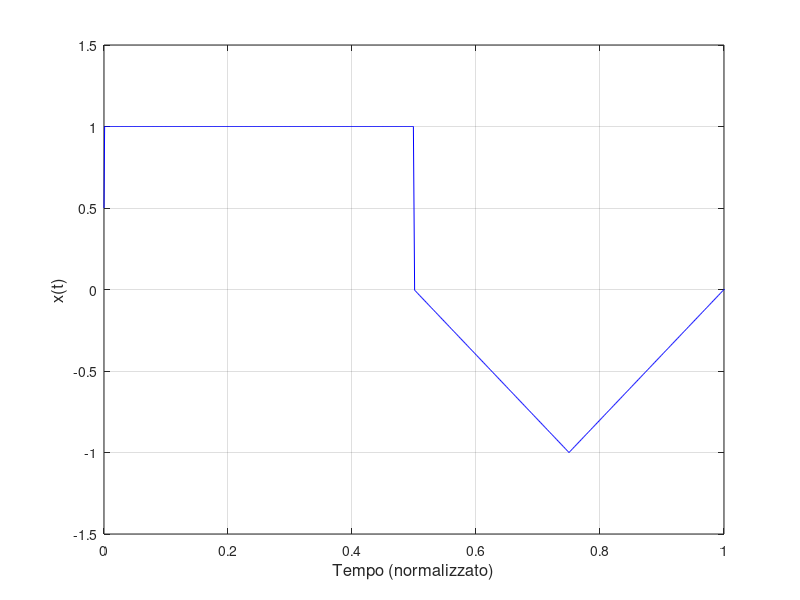
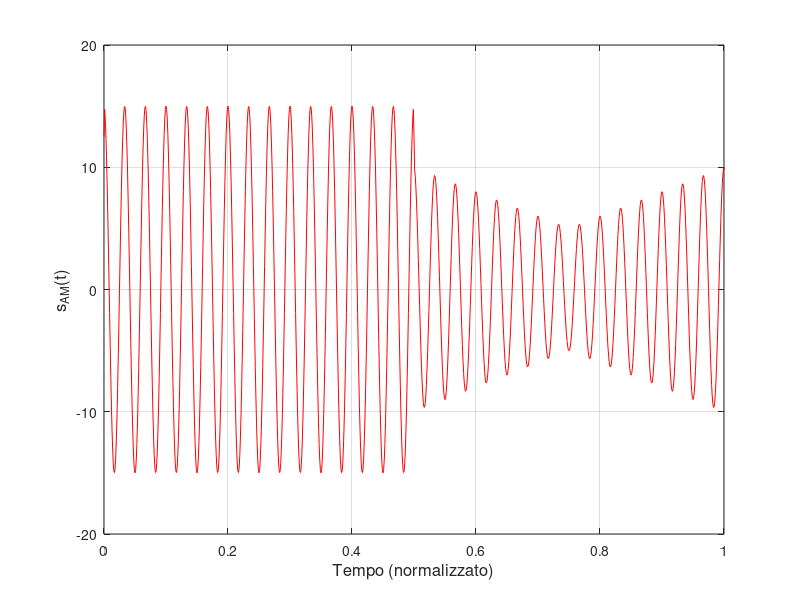
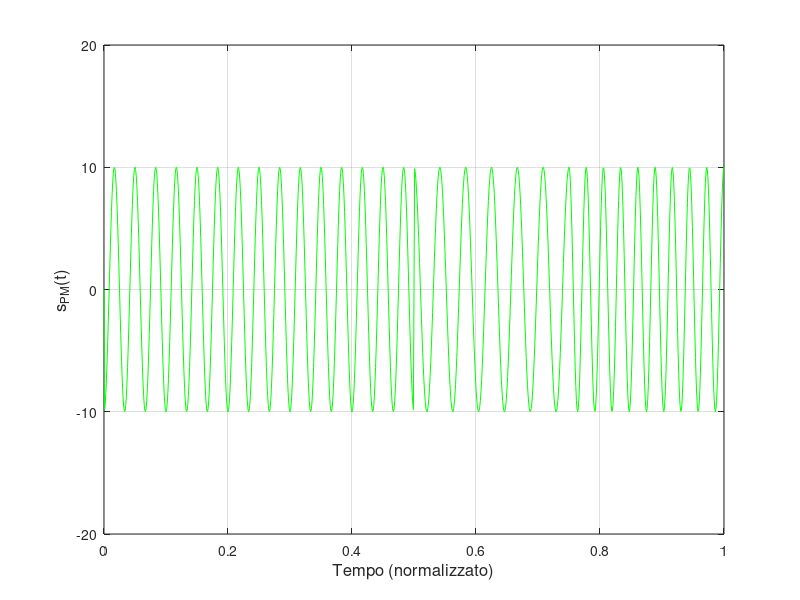
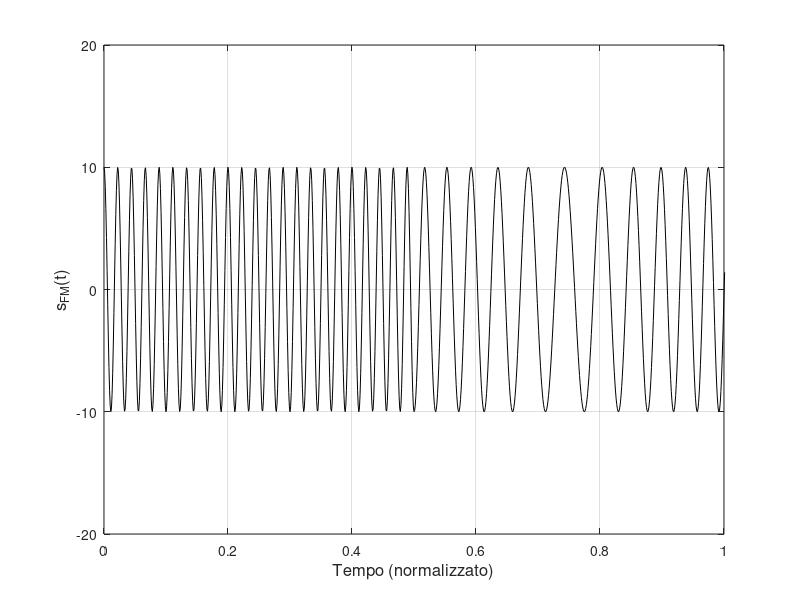

Reproduce these figures in MATLAB, in order.
%% IMPOSTAZIONE PARAMETRI INIZIALI
% Numero di punti con cui viene campionato il segnale per unità di tempo
Npunti = 1000; 
% Durata della finestra temporale per l'analisi della trasformata
Durata = 100;

% Creazione del vettore del tempo con passo di campionamento 1/Npunti
tempo = 0:(1/Npunti):Durata-1/Npunti;

%% DEFINIZIONE DEL SEGNALE MODULANTE
% Definiamo un segnale modulante che è composto da:
% - Un impulso rettangolare di durata 0.5
% - Un impulso triangolare invertito di durata 0.5 a partire da t = 0.5
x = 1*(sign(tempo) - sign(tempo - 0.5)) * 0.5 ...
    - (1 - abs((tempo - 0.75) / 0.25)) .* (sign(tempo - 0.5) - sign(tempo - 1)) * 0.5;

%% PARAMETRI DELLA MODULAZIONE
% Ampiezza della portante
V0 = 10;
% Frequenza normalizzata della portante
f0 = 30;
% Sensibilità alla modulazione per diversi tipi di modulazione
KA = 0.5; % Modulazione di ampiezza (AM)
KP = (2 * pi * 1.5); % Modulazione di fase (PM)
KF = 15; % Modulazione di frequenza (FM)

%% COSTRUZIONE DEI SEGNALI MODULATI
% Modulazione di ampiezza (AM): la portante è moltiplicata per (1 + KA*x)
sAM = V0 * (1 + KA * x) .* cos(2 * pi * f0 * tempo);
% Modulazione di fase (PM): la fase della portante è spostata proporzionalmente a x
tPM = 2 * pi * f0 * tempo + KP * x;
sPM = V0 * cos(tPM);
% Modulazione di frequenza (FM): l'angolo è integrato per simulare la variazione della frequenza
y = zeros(size(x));
for i = 2:length(x)
    y(i) = y(i-1) + x(i) * (1 / Npunti); % Calcolo dell'integrale numerico
end
sFM = V0 * cos(2 * pi * f0 * tempo + (2 * pi * KF) * y);

%% GRAFICI DEI SEGNALI NEL DOMINIO DEL TEMPO
% Segnale modulante
figure;
plot(tempo, x, 'b'); xlabel('Tempo (normalizzato)', 'FontSize', 12); ylabel('x(t)', 'FontSize', 12); grid on; axis([0 1 -1.5 1.5]);
% Segnale modulato in ampiezza (AM)
figure;
plot(tempo, sAM, 'r'); xlabel('Tempo (normalizzato)', 'FontSize', 12); ylabel('s_{AM}(t)', 'FontSize', 12); grid on; axis([0 1 -20 20]);
% Segnale modulato in fase (PM)
figure;
plot(tempo, sPM, 'g'); xlabel('Tempo (normalizzato)', 'FontSize', 12); ylabel('s_{PM}(t)', 'FontSize', 12); grid on; axis([0 1 -20 20]);
% Segnale modulato in frequenza (FM)
figure;
plot(tempo, sFM, 'k'); xlabel('Tempo (normalizzato)', 'FontSize', 12); ylabel('s_{FM}(t)', 'FontSize', 12); grid on; axis([0 1 -20 20]);

%% TRASFORMATA DI FOURIER DEL SEGNALE MODULANTE x(t)
lunghezzaFft = length(x);
X = fft(x, lunghezzaFft) * (1 / Npunti);
X = fftshift(X); % Riordina la trasformata per centrarla in f=0
frequenza = Npunti * linspace(-0.5, 0.5 - 1 / lunghezzaFft, lunghezzaFft);
figure;
plot(frequenza, abs(X), 'b'); xlabel('Frequenza (normalizzata)', 'FontSize', 12); ylabel('|X(f)|', 'FontSize', 12); grid on; axis([-10 10 0 1.2 * max(abs(X))]);

%% TRASFORMATA DI FOURIER DEI SEGNALI MODULATI
% Modulazione di ampiezza (AM)
lunghezzaFft = length(sAM);
S_AM = fft(sAM, lunghezzaFft) * (1 / Npunti);
S_AM = fftshift(S_AM);
figure;
plot(frequenza, abs(S_AM), 'r'); xlabel('Frequenza (normalizzata)', 'FontSize', 12); ylabel('|S_{AM}(f)|', 'FontSize', 12); grid on; axis([-50 50 0 5]);
% Modulazione di fase (PM)
lunghezzaFft = length(sPM);
S_PM = fft(sPM, lunghezzaFft) * (1 / Npunti);
S_PM = fftshift(S_PM);
figure;
plot(frequenza, abs(S_PM), 'g'); xlabel('Frequenza (normalizzata)', 'FontSize', 12); ylabel('|S_{PM}(f)|', 'FontSize', 12); grid on; axis([-60 60 0 5]);
% Modulazione di frequenza (FM)
lunghezzaFft = length(sFM);
S_FM = fft(sFM, lunghezzaFft) * (1 / Npunti);
S_FM = fftshift(S_FM);
figure;
plot(frequenza, abs(S_FM), 'k'); xlabel('Frequenza (normalizzata)', 'FontSize', 12); ylabel('|S_{FM}(f)|', 'FontSize', 12); grid on; axis([-60 60 0 5]);
